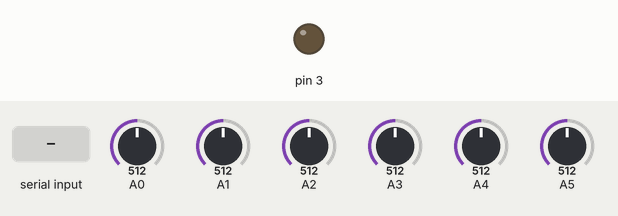
A sketch run on a simulated Arduino Uno, built with avr-gcc and run on an emulated ATmega328P. Shown: output pins drawn as LEDs (lit = HIGH). The test bench sets the inputs (shaded band); at power-on: A0 = 512, A1 = 512, A2 = 512, A3 = 512, A4 = 512, A5 = 512. What the sketch prints to the serial monitor is not drawn.

Above: at 1.0 s.
1.1 s: "1" received over Serial
At 2.4 s:
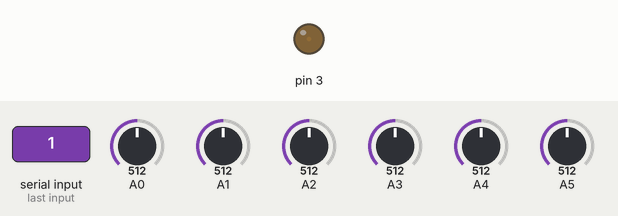
2.7 s: A0 set to 992
At 3.7 s:
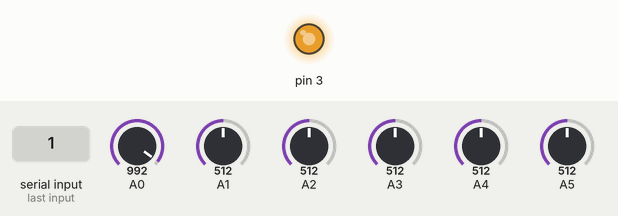
5.7 s: "0" received over Serial
At 10.4 s:
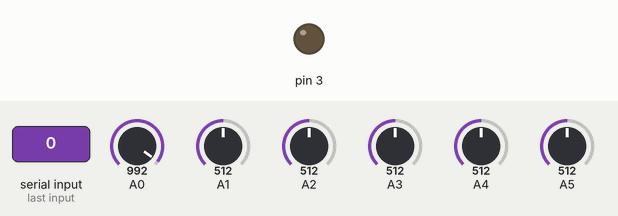
10.6 s: "2" received over Serial
At 11.3 s:
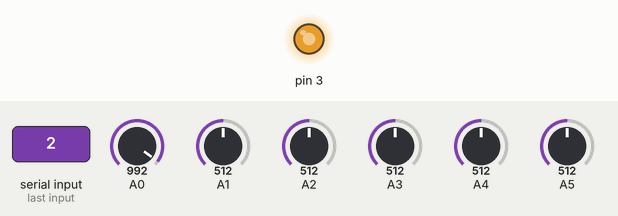
Timing chart, 0 to 16.2 s (numbered marks = the images above; inputs shaded):
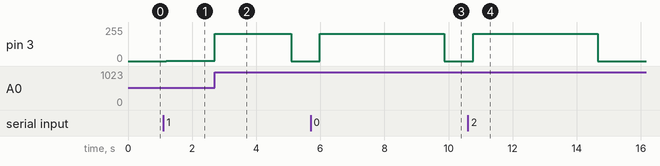

The sketch:

motor-controller-sketch.ino
```cpp
// 't' + time: u long - 5 bytes
// ',' + sensor0: int - 3 bytes
// ',' + sensor1: int - 3 bytes
// ',' + sensor2: int - 3 bytes
// ',' + sensor3: int - 3 bytes
// ',' + sensor4: int - 3 bytes
// ',' + sensor5: int - 3 bytes
// ';'                - 1 byte
unsigned char messageArray[24];
unsigned long currentTime;
int sensor0Value;
int sensor1Value;
int sensor2Value;
int sensor3Value;
int sensor4Value;
int sensor5Value;
int count;
int input;

// defines for setting and clearing register bits
#ifndef cbi
#define cbi(sfr, bit) (_SFR_BYTE(sfr) &= ~_BV(bit))
#endif
#ifndef sbi
#define sbi(sfr, bit) (_SFR_BYTE(sfr) |= _BV(bit))
#endif


// the setup routine runs once when you press reset:
void setup() {
  // set prescale to 16
  sbi(ADCSRA,ADPS2);
  cbi(ADCSRA,ADPS1);
  cbi(ADCSRA,ADPS0);

  messageArray[0] = 't';
  // 4 bytes for time
  messageArray[5] = ',';
  // 2 bytes for sensor0
  messageArray[8] = ',';
  // 2 bytes for sensor1
  messageArray[11] = ',';
  // 2 bytes for sensor2
  messageArray[14] = ',';
  // 2 bytes for sensor3
  messageArray[17] = ',';
  // 2 bytes for sensor4
  messageArray[20] = ',';
  // 2 bytes for sensor5
  messageArray[23] = ';';

  Serial.begin(500000);
  waitForSignal();
}

// the loop routine runs over and over again forever:
void loop() {
  // TODO: what happens when micros() overflows?
  if(count < 5000) {
    currentTime = micros();

    sensor0Value = analogRead(A0);
    sensor1Value = analogRead(A1);
    sensor2Value = analogRead(A2);
    sensor3Value = analogRead(A3);
    sensor4Value = analogRead(A4);
    sensor5Value = analogRead(A5);

    input = pow(sensor0Value / 1024.0, 7) * 255;

    adjustMotorSpeed(input);

    writeUnsignedLongToByteArray(currentTime, messageArray, 1);
    writeIntToByteArray(input, messageArray, 6);
    writeIntToByteArray(sensor1Value, messageArray, 9);
    writeIntToByteArray(sensor2Value, messageArray, 12);
    writeIntToByteArray(sensor3Value, messageArray, 15);
    writeIntToByteArray(sensor4Value, messageArray, 18);
    writeIntToByteArray(sensor5Value, messageArray, 21);
    Serial.write(messageArray, 24);

    count++;
  } else {
    waitForSignal();
  }
}

void waitForSignal() {
  adjustMotorSpeed(0);
  while(Serial.available() <= 0) {
    Serial.println('A');
    delay(300);
  }

  // Clear buffer of all input
  int available = Serial.available();
  for(int i = 0; i < available; i++) {
    Serial.read();
  }

  count = 0;
}

void adjustMotorSpeed(int input){
  analogWrite(3, input);
}

void writeUnsignedLongToByteArray(unsigned long input, byte a[], int start) {
 a[start] = (int)((input >> 24) & 0xFF);
 a[start + 1] = (int)((input >> 16) & 0xFF);
 a[start + 2] = (int)((input >> 8) & 0XFF);
 a[start + 3] = (int)((input & 0XFF));
}

void writeIntToByteArray(int input, byte a[], int start) {
 a[start] = (int)((input >> 8) & 0XFF);
 a[start + 1] = (int)((input & 0XFF));
}
```

Measured:
- after the input at 1.1 s, pin 3: 0/255 → 1/255 after 0.10 s
- after the input at 2.7 s, pin 3: 1/255 → 204/255 at once, → 0/255 2.4 s later
- after the input at 5.7 s, pin 3: 0/255 → 204/255 after 0.29 s, → 0/255 3.9 s later
- after the input at 10.6 s, pin 3: 0/255 → 204/255 after 0.18 s, → 0/255 3.9 s later
